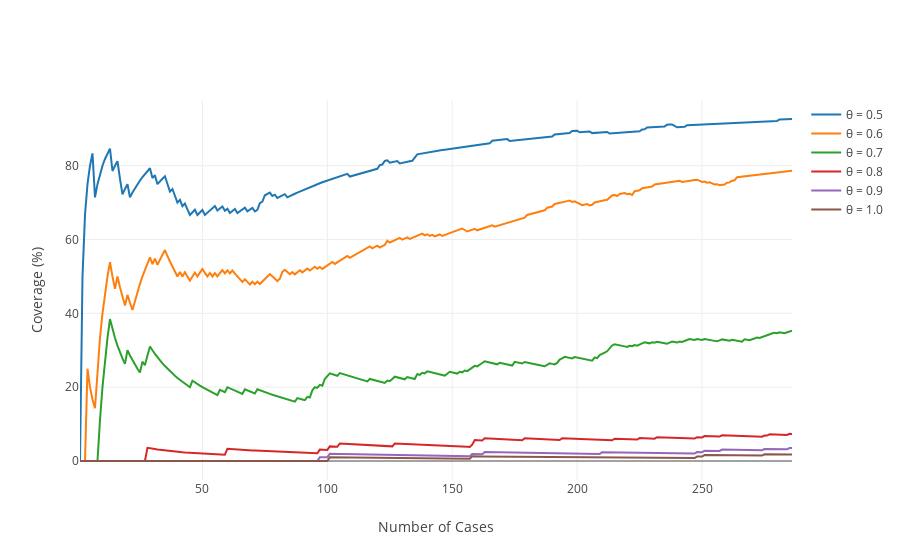

Notebook cell for this chart:
### Code cell
layout = go.Layout(xaxis=dict(title='Number of Cases'), yaxis=dict(title='Coverage (%)'))
figure = go.Figure(data=data, layout=layout)

iplot(figure, filename='new_coverage_2')

### Figure 1 — Plotly figure (JSON) as saved in the notebook; plotly's stock layout.template omitted (floating-point values rounded to 4 significant figures; data arrays with more than 128 entries replaced by an {"elided": "..."} marker saying what was removed)
{"data": [{"mode": "spline", "name": "θ = 0.5", "type": "scatter", "x": {"elided": "286 int values"}, "y": {"elided": "286 float values"}}, {"mode": "spline", "name": "θ = 0.6", "type": "scatter", "x": {"elided": "286 int values"}, "y": {"elided": "286 float values"}}, {"mode": "spline", "name": "θ = 0.7", "type": "scatter", "x": {"elided": "286 int values"}, "y": {"elided": "286 float values"}}, {"mode": "spline", "name": "θ = 0.8", "type": "scatter", "x": {"elided": "286 int values"}, "y": {"elided": "286 float values"}}, {"mode": "spline", "name": "θ = 0.9", "type": "scatter", "x": {"elided": "286 int values"}, "y": {"elided": "286 float values"}}, {"mode": "spline", "name": "θ = 1.0", "type": "scatter", "x": {"elided": "286 int values"}, "y": {"elided": "286 float values"}}], "layout": {"xaxis": {"title": "Number of Cases"}, "yaxis": {"title": "Coverage (%)"}}}
